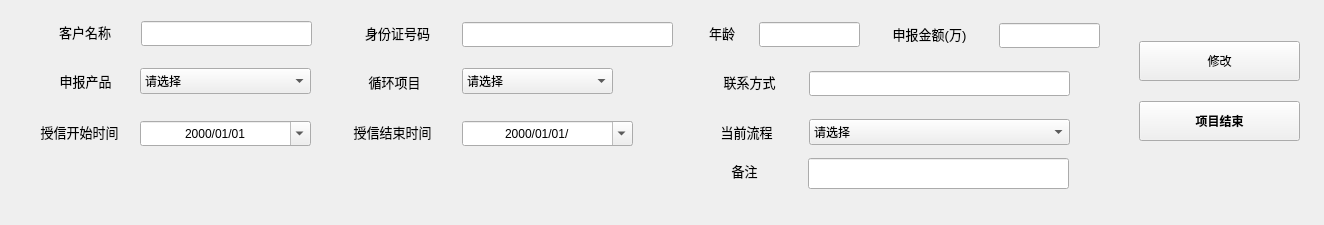
<?xml version="1.0" encoding="UTF-8"?>
<ui version="4.0">
 <class>bfh_modify</class>
 <widget class="QWidget" name="bfh_modify">
  <property name="geometry">
   <rect>
    <x>0</x>
    <y>0</y>
    <width>1324</width>
    <height>225</height>
   </rect>
  </property>
  <property name="windowTitle">
   <string>项目控制-修改记录</string>
  </property>
  <widget class="QLabel" name="label_1">
   <property name="geometry">
    <rect>
     <x>51</x>
     <y>21</y>
     <width>68</width>
     <height>22</height>
    </rect>
   </property>
   <property name="text">
    <string>&lt;html&gt;&lt;head/&gt;&lt;body&gt;&lt;p&gt;&lt;span style=&quot; font-size:10pt;&quot;&gt;客户名称&lt;/span&gt;&lt;/p&gt;&lt;/body&gt;&lt;/html&gt;</string>
   </property>
   <property name="alignment">
    <set>Qt::AlignCenter</set>
   </property>
  </widget>
  <widget class="QLabel" name="label_6">
   <property name="geometry">
    <rect>
     <x>359</x>
     <y>71</y>
     <width>71</width>
     <height>22</height>
    </rect>
   </property>
   <property name="text">
    <string>&lt;html&gt;&lt;head/&gt;&lt;body&gt;&lt;p&gt;&lt;span style=&quot; font-size:10pt;&quot;&gt;循环项目&lt;/span&gt;&lt;/p&gt;&lt;/body&gt;&lt;/html&gt;</string>
   </property>
   <property name="alignment">
    <set>Qt::AlignCenter</set>
   </property>
  </widget>
  <widget class="QLineEdit" name="mod_cpnumber">
   <property name="geometry">
    <rect>
     <x>809</x>
     <y>71</y>
     <width>261</width>
     <height>25</height>
    </rect>
   </property>
  </widget>
  <widget class="QLabel" name="label_8">
   <property name="geometry">
    <rect>
     <x>29</x>
     <y>121</y>
     <width>101</width>
     <height>22</height>
    </rect>
   </property>
   <property name="text">
    <string>&lt;html&gt;&lt;head/&gt;&lt;body&gt;&lt;p&gt;&lt;span style=&quot; font-size:10pt;&quot;&gt;授信开始时间&lt;/span&gt;&lt;/p&gt;&lt;/body&gt;&lt;/html&gt;</string>
   </property>
   <property name="alignment">
    <set>Qt::AlignCenter</set>
   </property>
  </widget>
  <widget class="QLabel" name="label_9">
   <property name="geometry">
    <rect>
     <x>342</x>
     <y>121</y>
     <width>101</width>
     <height>22</height>
    </rect>
   </property>
   <property name="text">
    <string>&lt;html&gt;&lt;head/&gt;&lt;body&gt;&lt;p&gt;&lt;span style=&quot; font-size:10pt;&quot;&gt;授信结束时间&lt;/span&gt;&lt;/p&gt;&lt;/body&gt;&lt;/html&gt;</string>
   </property>
   <property name="alignment">
    <set>Qt::AlignCenter</set>
   </property>
  </widget>
  <widget class="QLabel" name="label_2">
   <property name="geometry">
    <rect>
     <x>355</x>
     <y>22</y>
     <width>85</width>
     <height>22</height>
    </rect>
   </property>
   <property name="text">
    <string>&lt;html&gt;&lt;head/&gt;&lt;body&gt;&lt;p&gt;&lt;span style=&quot; font-size:10pt;&quot;&gt;身份证号码&lt;/span&gt;&lt;/p&gt;&lt;/body&gt;&lt;/html&gt;</string>
   </property>
   <property name="alignment">
    <set>Qt::AlignCenter</set>
   </property>
  </widget>
  <widget class="QLabel" name="label_3">
   <property name="geometry">
    <rect>
     <x>705</x>
     <y>22</y>
     <width>34</width>
     <height>22</height>
    </rect>
   </property>
   <property name="text">
    <string>&lt;html&gt;&lt;head/&gt;&lt;body&gt;&lt;p&gt;&lt;span style=&quot; font-size:10pt;&quot;&gt;年龄&lt;/span&gt;&lt;/p&gt;&lt;/body&gt;&lt;/html&gt;</string>
   </property>
   <property name="alignment">
    <set>Qt::AlignCenter</set>
   </property>
  </widget>
  <widget class="QLineEdit" name="mod_name">
   <property name="geometry">
    <rect>
     <x>141</x>
     <y>21</y>
     <width>171</width>
     <height>25</height>
    </rect>
   </property>
  </widget>
  <widget class="QPushButton" name="pushButton_2">
   <property name="geometry">
    <rect>
     <x>1139</x>
     <y>101</y>
     <width>161</width>
     <height>40</height>
    </rect>
   </property>
   <property name="palette">
    <palette>
     <active>
      <colorrole role="WindowText">
       <brush brushstyle="SolidPattern">
        <color alpha="255">
         <red>0</red>
         <green>0</green>
         <blue>0</blue>
        </color>
       </brush>
      </colorrole>
      <colorrole role="Button">
       <brush brushstyle="SolidPattern">
        <color alpha="255">
         <red>240</red>
         <green>240</green>
         <blue>240</blue>
        </color>
       </brush>
      </colorrole>
      <colorrole role="Light">
       <brush brushstyle="SolidPattern">
        <color alpha="255">
         <red>255</red>
         <green>255</green>
         <blue>255</blue>
        </color>
       </brush>
      </colorrole>
      <colorrole role="Midlight">
       <brush brushstyle="SolidPattern">
        <color alpha="255">
         <red>227</red>
         <green>227</green>
         <blue>227</blue>
        </color>
       </brush>
      </colorrole>
      <colorrole role="Dark">
       <brush brushstyle="SolidPattern">
        <color alpha="255">
         <red>160</red>
         <green>160</green>
         <blue>160</blue>
        </color>
       </brush>
      </colorrole>
      <colorrole role="Mid">
       <brush brushstyle="SolidPattern">
        <color alpha="255">
         <red>160</red>
         <green>160</green>
         <blue>160</blue>
        </color>
       </brush>
      </colorrole>
      <colorrole role="Text">
       <brush brushstyle="SolidPattern">
        <color alpha="255">
         <red>0</red>
         <green>0</green>
         <blue>0</blue>
        </color>
       </brush>
      </colorrole>
      <colorrole role="BrightText">
       <brush brushstyle="SolidPattern">
        <color alpha="255">
         <red>255</red>
         <green>255</green>
         <blue>255</blue>
        </color>
       </brush>
      </colorrole>
      <colorrole role="ButtonText">
       <brush brushstyle="SolidPattern">
        <color alpha="255">
         <red>255</red>
         <green>0</green>
         <blue>0</blue>
        </color>
       </brush>
      </colorrole>
      <colorrole role="Base">
       <brush brushstyle="SolidPattern">
        <color alpha="255">
         <red>255</red>
         <green>255</green>
         <blue>255</blue>
        </color>
       </brush>
      </colorrole>
      <colorrole role="Window">
       <brush brushstyle="SolidPattern">
        <color alpha="255">
         <red>240</red>
         <green>240</green>
         <blue>240</blue>
        </color>
       </brush>
      </colorrole>
      <colorrole role="Shadow">
       <brush brushstyle="SolidPattern">
        <color alpha="255">
         <red>105</red>
         <green>105</green>
         <blue>105</blue>
        </color>
       </brush>
      </colorrole>
      <colorrole role="Highlight">
       <brush brushstyle="SolidPattern">
        <color alpha="255">
         <red>0</red>
         <green>120</green>
         <blue>215</blue>
        </color>
       </brush>
      </colorrole>
      <colorrole role="HighlightedText">
       <brush brushstyle="SolidPattern">
        <color alpha="255">
         <red>255</red>
         <green>255</green>
         <blue>255</blue>
        </color>
       </brush>
      </colorrole>
      <colorrole role="Link">
       <brush brushstyle="SolidPattern">
        <color alpha="255">
         <red>0</red>
         <green>0</green>
         <blue>255</blue>
        </color>
       </brush>
      </colorrole>
      <colorrole role="LinkVisited">
       <brush brushstyle="SolidPattern">
        <color alpha="255">
         <red>255</red>
         <green>0</green>
         <blue>255</blue>
        </color>
       </brush>
      </colorrole>
      <colorrole role="AlternateBase">
       <brush brushstyle="SolidPattern">
        <color alpha="255">
         <red>245</red>
         <green>245</green>
         <blue>245</blue>
        </color>
       </brush>
      </colorrole>
      <colorrole role="NoRole">
       <brush brushstyle="SolidPattern">
        <color alpha="255">
         <red>0</red>
         <green>0</green>
         <blue>0</blue>
        </color>
       </brush>
      </colorrole>
      <colorrole role="ToolTipBase">
       <brush brushstyle="SolidPattern">
        <color alpha="255">
         <red>255</red>
         <green>255</green>
         <blue>220</blue>
        </color>
       </brush>
      </colorrole>
      <colorrole role="ToolTipText">
       <brush brushstyle="SolidPattern">
        <color alpha="255">
         <red>0</red>
         <green>0</green>
         <blue>0</blue>
        </color>
       </brush>
      </colorrole>
      <colorrole role="PlaceholderText">
       <brush brushstyle="SolidPattern">
        <color alpha="128">
         <red>0</red>
         <green>0</green>
         <blue>0</blue>
        </color>
       </brush>
      </colorrole>
     </active>
     <inactive>
      <colorrole role="WindowText">
       <brush brushstyle="SolidPattern">
        <color alpha="255">
         <red>0</red>
         <green>0</green>
         <blue>0</blue>
        </color>
       </brush>
      </colorrole>
      <colorrole role="Button">
       <brush brushstyle="SolidPattern">
        <color alpha="255">
         <red>240</red>
         <green>240</green>
         <blue>240</blue>
        </color>
       </brush>
      </colorrole>
      <colorrole role="Light">
       <brush brushstyle="SolidPattern">
        <color alpha="255">
         <red>255</red>
         <green>255</green>
         <blue>255</blue>
        </color>
       </brush>
      </colorrole>
      <colorrole role="Midlight">
       <brush brushstyle="SolidPattern">
        <color alpha="255">
         <red>227</red>
         <green>227</green>
         <blue>227</blue>
        </color>
       </brush>
      </colorrole>
      <colorrole role="Dark">
       <brush brushstyle="SolidPattern">
        <color alpha="255">
         <red>160</red>
         <green>160</green>
         <blue>160</blue>
        </color>
       </brush>
      </colorrole>
      <colorrole role="Mid">
       <brush brushstyle="SolidPattern">
        <color alpha="255">
         <red>160</red>
         <green>160</green>
         <blue>160</blue>
        </color>
       </brush>
      </colorrole>
      <colorrole role="Text">
       <brush brushstyle="SolidPattern">
        <color alpha="255">
         <red>0</red>
         <green>0</green>
         <blue>0</blue>
        </color>
       </brush>
      </colorrole>
      <colorrole role="BrightText">
       <brush brushstyle="SolidPattern">
        <color alpha="255">
         <red>255</red>
         <green>255</green>
         <blue>255</blue>
        </color>
       </brush>
      </colorrole>
      <colorrole role="ButtonText">
       <brush brushstyle="SolidPattern">
        <color alpha="255">
         <red>0</red>
         <green>0</green>
         <blue>0</blue>
        </color>
       </brush>
      </colorrole>
      <colorrole role="Base">
       <brush brushstyle="SolidPattern">
        <color alpha="255">
         <red>255</red>
         <green>255</green>
         <blue>255</blue>
        </color>
       </brush>
      </colorrole>
      <colorrole role="Window">
       <brush brushstyle="SolidPattern">
        <color alpha="255">
         <red>240</red>
         <green>240</green>
         <blue>240</blue>
        </color>
       </brush>
      </colorrole>
      <colorrole role="Shadow">
       <brush brushstyle="SolidPattern">
        <color alpha="255">
         <red>105</red>
         <green>105</green>
         <blue>105</blue>
        </color>
       </brush>
      </colorrole>
      <colorrole role="Highlight">
       <brush brushstyle="SolidPattern">
        <color alpha="255">
         <red>240</red>
         <green>240</green>
         <blue>240</blue>
        </color>
       </brush>
      </colorrole>
      <colorrole role="HighlightedText">
       <brush brushstyle="SolidPattern">
        <color alpha="255">
         <red>0</red>
         <green>0</green>
         <blue>0</blue>
        </color>
       </brush>
      </colorrole>
      <colorrole role="Link">
       <brush brushstyle="SolidPattern">
        <color alpha="255">
         <red>0</red>
         <green>0</green>
         <blue>255</blue>
        </color>
       </brush>
      </colorrole>
      <colorrole role="LinkVisited">
       <brush brushstyle="SolidPattern">
        <color alpha="255">
         <red>255</red>
         <green>0</green>
         <blue>255</blue>
        </color>
       </brush>
      </colorrole>
      <colorrole role="AlternateBase">
       <brush brushstyle="SolidPattern">
        <color alpha="255">
         <red>245</red>
         <green>245</green>
         <blue>245</blue>
        </color>
       </brush>
      </colorrole>
      <colorrole role="NoRole">
       <brush brushstyle="NoBrush">
        <color alpha="255">
         <red>0</red>
         <green>0</green>
         <blue>0</blue>
        </color>
       </brush>
      </colorrole>
      <colorrole role="ToolTipBase">
       <brush brushstyle="SolidPattern">
        <color alpha="255">
         <red>255</red>
         <green>255</green>
         <blue>220</blue>
        </color>
       </brush>
      </colorrole>
      <colorrole role="ToolTipText">
       <brush brushstyle="SolidPattern">
        <color alpha="255">
         <red>0</red>
         <green>0</green>
         <blue>0</blue>
        </color>
       </brush>
      </colorrole>
      <colorrole role="PlaceholderText">
       <brush brushstyle="SolidPattern">
        <color alpha="128">
         <red>0</red>
         <green>0</green>
         <blue>0</blue>
        </color>
       </brush>
      </colorrole>
     </inactive>
     <disabled>
      <colorrole role="WindowText">
       <brush brushstyle="SolidPattern">
        <color alpha="255">
         <red>120</red>
         <green>120</green>
         <blue>120</blue>
        </color>
       </brush>
      </colorrole>
      <colorrole role="Button">
       <brush brushstyle="SolidPattern">
        <color alpha="255">
         <red>240</red>
         <green>240</green>
         <blue>240</blue>
        </color>
       </brush>
      </colorrole>
      <colorrole role="Light">
       <brush brushstyle="SolidPattern">
        <color alpha="255">
         <red>255</red>
         <green>255</green>
         <blue>255</blue>
        </color>
       </brush>
      </colorrole>
      <colorrole role="Midlight">
       <brush brushstyle="SolidPattern">
        <color alpha="255">
         <red>247</red>
         <green>247</green>
         <blue>247</blue>
        </color>
       </brush>
      </colorrole>
      <colorrole role="Dark">
       <brush brushstyle="SolidPattern">
        <color alpha="255">
         <red>160</red>
         <green>160</green>
         <blue>160</blue>
        </color>
       </brush>
      </colorrole>
      <colorrole role="Mid">
       <brush brushstyle="SolidPattern">
        <color alpha="255">
         <red>160</red>
         <green>160</green>
         <blue>160</blue>
        </color>
       </brush>
      </colorrole>
      <colorrole role="Text">
       <brush brushstyle="SolidPattern">
        <color alpha="255">
         <red>120</red>
         <green>120</green>
         <blue>120</blue>
        </color>
       </brush>
      </colorrole>
      <colorrole role="BrightText">
       <brush brushstyle="SolidPattern">
        <color alpha="255">
         <red>255</red>
         <green>255</green>
         <blue>255</blue>
        </color>
       </brush>
      </colorrole>
      <colorrole role="ButtonText">
       <brush brushstyle="SolidPattern">
        <color alpha="255">
         <red>120</red>
         <green>120</green>
         <blue>120</blue>
        </color>
       </brush>
      </colorrole>
      <colorrole role="Base">
       <brush brushstyle="SolidPattern">
        <color alpha="255">
         <red>240</red>
         <green>240</green>
         <blue>240</blue>
        </color>
       </brush>
      </colorrole>
      <colorrole role="Window">
       <brush brushstyle="SolidPattern">
        <color alpha="255">
         <red>240</red>
         <green>240</green>
         <blue>240</blue>
        </color>
       </brush>
      </colorrole>
      <colorrole role="Shadow">
       <brush brushstyle="SolidPattern">
        <color alpha="255">
         <red>0</red>
         <green>0</green>
         <blue>0</blue>
        </color>
       </brush>
      </colorrole>
      <colorrole role="Highlight">
       <brush brushstyle="SolidPattern">
        <color alpha="255">
         <red>0</red>
         <green>120</green>
         <blue>215</blue>
        </color>
       </brush>
      </colorrole>
      <colorrole role="HighlightedText">
       <brush brushstyle="SolidPattern">
        <color alpha="255">
         <red>255</red>
         <green>255</green>
         <blue>255</blue>
        </color>
       </brush>
      </colorrole>
      <colorrole role="Link">
       <brush brushstyle="SolidPattern">
        <color alpha="255">
         <red>0</red>
         <green>0</green>
         <blue>255</blue>
        </color>
       </brush>
      </colorrole>
      <colorrole role="LinkVisited">
       <brush brushstyle="SolidPattern">
        <color alpha="255">
         <red>255</red>
         <green>0</green>
         <blue>255</blue>
        </color>
       </brush>
      </colorrole>
      <colorrole role="AlternateBase">
       <brush brushstyle="SolidPattern">
        <color alpha="255">
         <red>245</red>
         <green>245</green>
         <blue>245</blue>
        </color>
       </brush>
      </colorrole>
      <colorrole role="NoRole">
       <brush brushstyle="NoBrush">
        <color alpha="255">
         <red>0</red>
         <green>0</green>
         <blue>0</blue>
        </color>
       </brush>
      </colorrole>
      <colorrole role="ToolTipBase">
       <brush brushstyle="SolidPattern">
        <color alpha="255">
         <red>255</red>
         <green>255</green>
         <blue>220</blue>
        </color>
       </brush>
      </colorrole>
      <colorrole role="ToolTipText">
       <brush brushstyle="SolidPattern">
        <color alpha="255">
         <red>0</red>
         <green>0</green>
         <blue>0</blue>
        </color>
       </brush>
      </colorrole>
      <colorrole role="PlaceholderText">
       <brush brushstyle="SolidPattern">
        <color alpha="128">
         <red>0</red>
         <green>0</green>
         <blue>0</blue>
        </color>
       </brush>
      </colorrole>
     </disabled>
    </palette>
   </property>
   <property name="font">
    <font>
     <bold>true</bold>
    </font>
   </property>
   <property name="text">
    <string>项目结束</string>
   </property>
  </widget>
  <widget class="QLabel" name="label_4">
   <property name="geometry">
    <rect>
     <x>879</x>
     <y>23</y>
     <width>101</width>
     <height>22</height>
    </rect>
   </property>
   <property name="text">
    <string>&lt;html&gt;&lt;head/&gt;&lt;body&gt;&lt;p&gt;&lt;span style=&quot; font-size:10pt;&quot;&gt;申报金额(万)&lt;/span&gt;&lt;/p&gt;&lt;/body&gt;&lt;/html&gt;</string>
   </property>
   <property name="alignment">
    <set>Qt::AlignCenter</set>
   </property>
  </widget>
  <widget class="QLineEdit" name="mod_id">
   <property name="geometry">
    <rect>
     <x>462</x>
     <y>22</y>
     <width>211</width>
     <height>25</height>
    </rect>
   </property>
  </widget>
  <widget class="QLineEdit" name="mod_age">
   <property name="enabled">
    <bool>true</bool>
   </property>
   <property name="geometry">
    <rect>
     <x>759</x>
     <y>22</y>
     <width>101</width>
     <height>25</height>
    </rect>
   </property>
   <property name="readOnly">
    <bool>true</bool>
   </property>
  </widget>
  <widget class="QDateEdit" name="mod_sxendtime">
   <property name="geometry">
    <rect>
     <x>462</x>
     <y>121</y>
     <width>171</width>
     <height>25</height>
    </rect>
   </property>
   <property name="alignment">
    <set>Qt::AlignCenter</set>
   </property>
   <property name="displayFormat">
    <string>yyyy/MM/dd/</string>
   </property>
   <property name="calendarPopup">
    <bool>true</bool>
   </property>
   <property name="timeSpec">
    <enum>Qt::LocalTime</enum>
   </property>
  </widget>
  <widget class="QComboBox" name="mod_process">
   <property name="geometry">
    <rect>
     <x>809</x>
     <y>119</y>
     <width>261</width>
     <height>26</height>
    </rect>
   </property>
   <item>
    <property name="text">
     <string>请选择</string>
    </property>
   </item>
   <item>
    <property name="text">
     <string>预受理</string>
    </property>
   </item>
   <item>
    <property name="text">
     <string>调查走访</string>
    </property>
   </item>
   <item>
    <property name="text">
     <string>评审流程</string>
    </property>
   </item>
   <item>
    <property name="text">
     <string>合同签订</string>
    </property>
   </item>
   <item>
    <property name="text">
     <string>批复变更</string>
    </property>
   </item>
   <item>
    <property name="text">
     <string>银行信息变更</string>
    </property>
   </item>
   <item>
    <property name="text">
     <string>核保放款</string>
    </property>
   </item>
   <item>
    <property name="text">
     <string>确认放款</string>
    </property>
   </item>
   <item>
    <property name="text">
     <string>循环项目银行信息变更</string>
    </property>
   </item>
   <item>
    <property name="text">
     <string>循环项目核保放款</string>
    </property>
   </item>
   <item>
    <property name="text">
     <string>循环项目确认放款</string>
    </property>
   </item>
   <item>
    <property name="text">
     <string>项目展期</string>
    </property>
   </item>
   <item>
    <property name="text">
     <string>委托代偿</string>
    </property>
   </item>
   <item>
    <property name="text">
     <string>被动代偿</string>
    </property>
   </item>
   <item>
    <property name="text">
     <string>项目还款</string>
    </property>
   </item>
  </widget>
  <widget class="QDateEdit" name="mod_sxstarttime">
   <property name="geometry">
    <rect>
     <x>140</x>
     <y>121</y>
     <width>171</width>
     <height>25</height>
    </rect>
   </property>
   <property name="alignment">
    <set>Qt::AlignCenter</set>
   </property>
   <property name="displayFormat">
    <string>yyyy/MM/dd</string>
   </property>
   <property name="calendarPopup">
    <bool>true</bool>
   </property>
   <property name="timeSpec">
    <enum>Qt::LocalTime</enum>
   </property>
  </widget>
  <widget class="QLineEdit" name="mod_applycr">
   <property name="geometry">
    <rect>
     <x>999</x>
     <y>23</y>
     <width>101</width>
     <height>25</height>
    </rect>
   </property>
  </widget>
  <widget class="QComboBox" name="mod_loopitem">
   <property name="geometry">
    <rect>
     <x>462</x>
     <y>68</y>
     <width>151</width>
     <height>26</height>
    </rect>
   </property>
   <item>
    <property name="text">
     <string>请选择</string>
    </property>
   </item>
   <item>
    <property name="text">
     <string>是</string>
    </property>
   </item>
   <item>
    <property name="text">
     <string>否</string>
    </property>
   </item>
  </widget>
  <widget class="QLabel" name="label_7">
   <property name="geometry">
    <rect>
     <x>699</x>
     <y>71</y>
     <width>101</width>
     <height>22</height>
    </rect>
   </property>
   <property name="text">
    <string>&lt;html&gt;&lt;head/&gt;&lt;body&gt;&lt;p&gt;&lt;span style=&quot; font-size:10pt;&quot;&gt;联系方式&lt;/span&gt;&lt;/p&gt;&lt;/body&gt;&lt;/html&gt;</string>
   </property>
   <property name="alignment">
    <set>Qt::AlignCenter</set>
   </property>
  </widget>
  <widget class="QPushButton" name="pushButton">
   <property name="geometry">
    <rect>
     <x>1139</x>
     <y>41</y>
     <width>161</width>
     <height>40</height>
    </rect>
   </property>
   <property name="text">
    <string>修改</string>
   </property>
  </widget>
  <widget class="QLabel" name="label_10">
   <property name="geometry">
    <rect>
     <x>711</x>
     <y>121</y>
     <width>71</width>
     <height>22</height>
    </rect>
   </property>
   <property name="text">
    <string>&lt;html&gt;&lt;head/&gt;&lt;body&gt;&lt;p&gt;&lt;span style=&quot; font-size:10pt;&quot;&gt;当前流程&lt;/span&gt;&lt;/p&gt;&lt;/body&gt;&lt;/html&gt;</string>
   </property>
   <property name="alignment">
    <set>Qt::AlignCenter</set>
   </property>
  </widget>
  <widget class="QComboBox" name="mod_applyproduct">
   <property name="geometry">
    <rect>
     <x>140</x>
     <y>68</y>
     <width>171</width>
     <height>26</height>
    </rect>
   </property>
   <item>
    <property name="text">
     <string>请选择</string>
    </property>
   </item>
   <item>
    <property name="text">
     <string>惠农担-粮食贷</string>
    </property>
   </item>
   <item>
    <property name="text">
     <string>惠农担-生猪贷</string>
    </property>
   </item>
   <item>
    <property name="text">
     <string>惠农担-茶叶贷</string>
    </property>
   </item>
   <item>
    <property name="text">
     <string>惠农担-油茶贷</string>
    </property>
   </item>
   <item>
    <property name="text">
     <string>惠农担-特色贷</string>
    </property>
   </item>
   <item>
    <property name="text">
     <string>惠农担-农机贴息贷</string>
    </property>
   </item>
  </widget>
  <widget class="QLabel" name="label_5">
   <property name="geometry">
    <rect>
     <x>50</x>
     <y>70</y>
     <width>71</width>
     <height>22</height>
    </rect>
   </property>
   <property name="text">
    <string>&lt;html&gt;&lt;head/&gt;&lt;body&gt;&lt;p&gt;&lt;span style=&quot; font-size:10pt;&quot;&gt;申报产品&lt;/span&gt;&lt;/p&gt;&lt;/body&gt;&lt;/html&gt;</string>
   </property>
   <property name="alignment">
    <set>Qt::AlignCenter</set>
   </property>
  </widget>
  <widget class="QLineEdit" name="mod_comments">
   <property name="geometry">
    <rect>
     <x>808</x>
     <y>158</y>
     <width>261</width>
     <height>31</height>
    </rect>
   </property>
  </widget>
  <widget class="QLabel" name="label_11">
   <property name="geometry">
    <rect>
     <x>709</x>
     <y>160</y>
     <width>71</width>
     <height>22</height>
    </rect>
   </property>
   <property name="text">
    <string>&lt;html&gt;&lt;head/&gt;&lt;body&gt;&lt;p&gt;&lt;span style=&quot; font-size:10pt;&quot;&gt;备注&lt;/span&gt;&lt;/p&gt;&lt;/body&gt;&lt;/html&gt;</string>
   </property>
   <property name="alignment">
    <set>Qt::AlignCenter</set>
   </property>
  </widget>
 </widget>
 <tabstops>
  <tabstop>mod_name</tabstop>
  <tabstop>mod_id</tabstop>
  <tabstop>mod_age</tabstop>
  <tabstop>mod_applycr</tabstop>
  <tabstop>mod_applyproduct</tabstop>
  <tabstop>mod_loopitem</tabstop>
  <tabstop>mod_cpnumber</tabstop>
  <tabstop>mod_sxstarttime</tabstop>
  <tabstop>mod_sxendtime</tabstop>
  <tabstop>mod_process</tabstop>
  <tabstop>pushButton</tabstop>
  <tabstop>pushButton_2</tabstop>
 </tabstops>
 <resources/>
 <connections/>
</ui>
